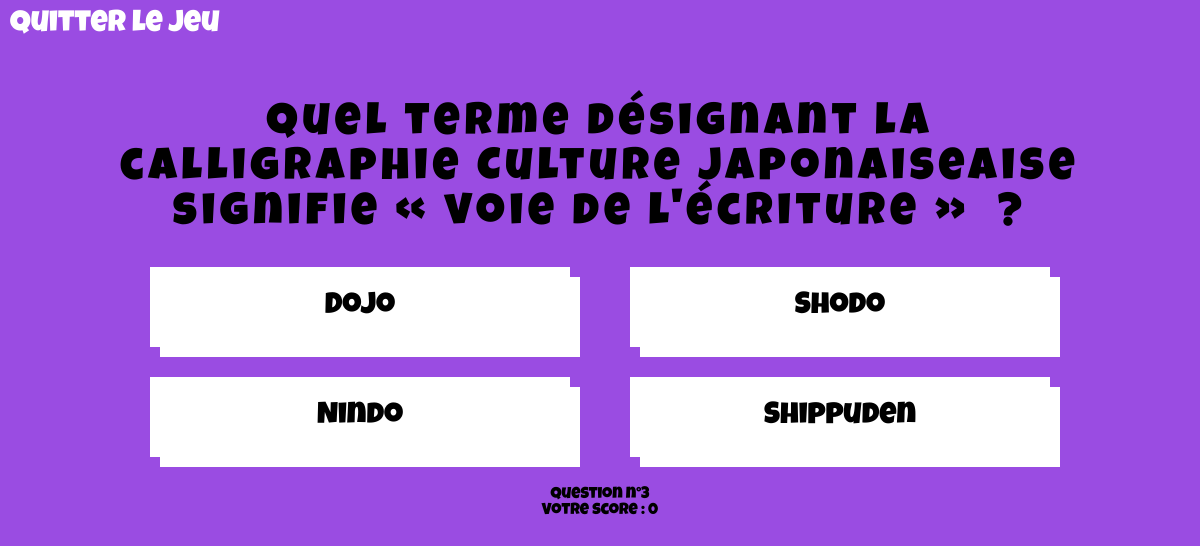
Screenshot of /index.php?pg=questions&question_number=3 with the database file from the repository.
### tables this page shows
CREATE TABLE `questions`(
    `question_id` INT(11) NOT NULL,
    `culture` VARCHAR(150) NOT NULL,
    `theme_id` INT(11) NOT NULL,
    `type` INT(11) NOT NULL,
    `question_name` VARCHAR(150) NOT NULL,
    `answer_1` VARCHAR(150) NOT NULL,
    `answer_2` VARCHAR(150) NOT NULL,
    `answer_3` VARCHAR(150) NOT NULL,
    `answer_4` VARCHAR(150) NOT NULL,
    `right_answer` INT(11) NOT NULL
);

### parts/sql parts/sql_request.php (called while the page is built, shortened)
<?php
function call_to_db()
{
    try {
        $options = [
            PDO::ATTR_ERRMODE => PDO::ERRMODE_EXCEPTION
        ];
        $dsn = "mysql:host=" . HOST . ";dbname=" . DB_NAME . ";charset=utf8";
        $dbh = new PDO($dsn, USER, PWD, $options);
        return $dbh;
    } catch (PDOException $ex) {
        printf("La connexion à la base de donnée à échouer avec le code %s", $ex->getCode());
        die();
    }
}
function get_the_questions()
{
    $the_db = call_to_db();
    $sql =
        <<<'EOD'
        SELECT * FROM questions NATURAL JOIN themes ORDER BY RAND() LIMIT 10;
EOD;
    $categoryStmt = $the_db->query($sql);
    $category = $categoryStmt->fetchAll();
    return $category;
}

### parts/questions.php (the view, shortened to what this page needs)
<?php
  $the_list_of_questions = get_the_questions();
  $theme_id = $the_list_of_questions[$question_number - 1][0];
  $right_answer = $the_list_of_questions[$question_number - 1][9];
  $question_type = $the_list_of_questions[$question_number - 1][3];
  $question_label = $the_list_of_questions[$question_number - 1][4];
  if ($question_type == 1) {
      $answer_1 = "Vrai";
      $answer_2 = "Faux";
  } else if ($question_type == 2) {
      $answer_1 = $the_list_of_questions[$question_number - 1][5];
      $answer_2 = $the_list_of_questions[$question_number - 1][6];
      $answer_3 = $the_list_of_questions[$question_number - 1][7];
      $answer_4 = $the_list_of_questions[$question_number - 1][8];
  }
  switch ($theme_id) {
      case 4:
          $theme_label = "litterature";
          break;
  }
  ?>
<body id="question_page" class="background <?= $theme_label ?>">
    <a href="index.php?pg=menu" class="return-button">Quitter le jeu</a>
    <div class="question"><?= $question_label ?></div>
    <div class="container-buttons">
        <div id="container-question-1">
            <button id="anwser-1" class="kahoot-button" <?php if ($right_answer == 1) {
                                                              echo 'data-answer="true"';
                                                          } ?>>
                <?= $answer_1 ?>
            </button>
            <button id="anwser-2" class="kahoot-button" <?php if ($right_answer == 2) {
                                                              echo 'data-answer="true"';
                                                          } ?>>
                <?= $answer_2 ?>
            </button>
        </div>
        <?php if ($question_type == 2) { ?>
            <div id="container-question-2">
                <button id="anwser-3" class="kahoot-button" <?php if ($right_answer == 3) {
                                                                  echo 'data-answer="true"';
                                                              } ?>>
                    <?= $answer_3 ?>
                </button>
                <button id="anwser-4" class="kahoot-button" <?php if ($right_answer == 4) {
                                                                  echo 'data-answer="true"';
                                                              } ?>>
                    <?= $answer_4 ?>
                </button>
            </div>
        <?php } ?>
    </div>
    <div class="question_number">Question n°<?= $question_number ?></div>
    <div class="score">Votre score : <span id="score_value">0</span></div>

### assets/css/kahoot.css (style rules this page uses)
body { font-family: "Luckiest Guy", cursive; box-sizing: border-box; margin: 0; width: 100vw; height: 100vh; display: flex; justify-content: center; align-items: center; flex-direction: column; }
.return-button { font-size: 30px; text-decoration: none; color: white; position: absolute; top: 10px; left: 10px; transition: font-size 0.5s ease-out; }
.question { text-align: center; font-size: 45px; letter-spacing: 5px; max-width: 80vw; }
.container-buttons { display: flex; width: 80vw; align-items: center; justify-content: center; }
.kahoot-button { margin: 30px; display: flex; justify-content: center; align-items: center; padding: 20px; width: 35vw; height: 80px; background-color: #ffffff; color: black; font-family: "Luckiest Guy", cursive; text-shadow: rgba(255, 255, 255, 0.658) 2px 1px 0px; font-size: 30px; box-shadow: #ffffff 10px 10px 0px; animation: button-smol-rotate-reverse 0.2s both; outline: none; border: none; }
.litterature { background-color: rgb(154, 76, 226); }

### rows the page displays
questions: question_name "Quel terme désignant la calligraphie Culture japonaiseaise signifie « voie de l'écriture » ?", answer_1 "Dojo", answer_2 "Nindo", answer_3 "Shodo", answer_4 "Shippuden"

### other values shown
$question_number "3"
